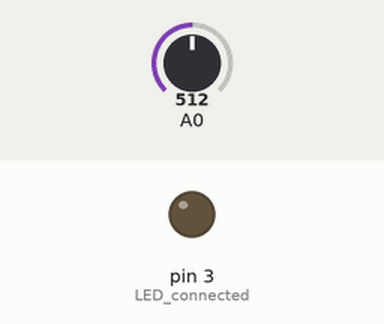
A sketch run on a simulated Arduino Uno, built with avr-gcc and run on an emulated ATmega328P. Shown: output pins drawn as LEDs (lit = HIGH). The inputs (shaded band) are chosen by the test bench; at power-on: A0 = 512.

Above: at 1.2 s.
1.3 s: A0 set to 716
At 2.3 s:
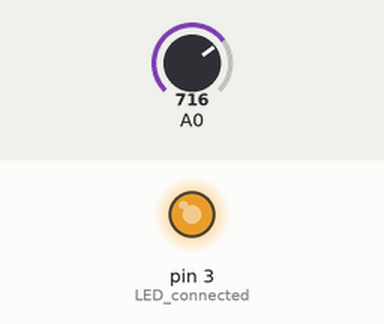
2.8 s: A0 set to 751
At 3.4 s:
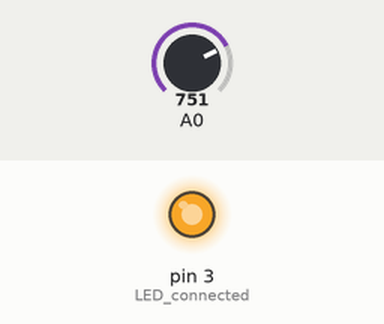
4.3 s: A0 set to 768
At 4.6 s:
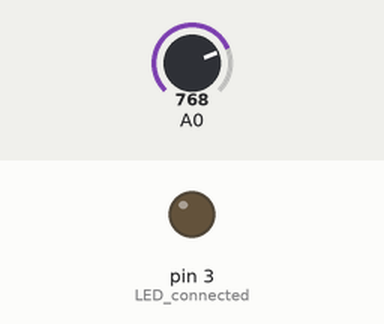
5.8 s: A0 set to 900
At 6.9 s:
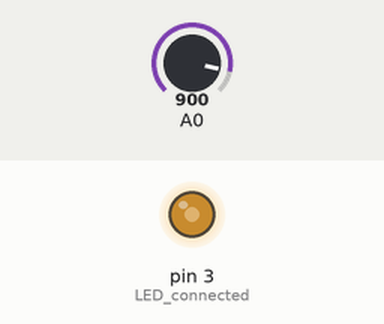
7.3 s: A0 set to 306
At 8.0 s:
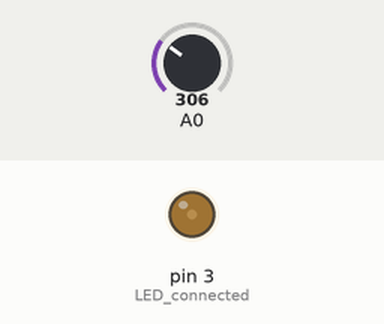
8.8 s: A0 set to 0
At 9.2 s:
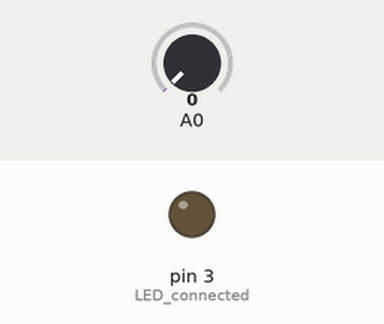
Timing chart, 0 to 11.3 s (numbered marks = the images above; inputs shaded):
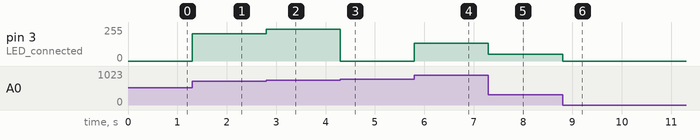

The sketch:

_10_SimulateAnalogOutput_03.ino
```cpp
// (licence header left out)
void setup() {                   // put your setup code here, to run once:

  pinMode(3, OUTPUT);            // LED connected

  pinMode(7, INPUT);             // Pot connected

}

void loop() {                    // put your main code here, to run repeatedly:


  int potValue = analogRead(0);  // read analog signal from pot

  analogWrite(3, potValue);      // write right up on LED

}
```

Measured:
- the behaviour switches between 767 and 768 on A0 (found by bisection; images 2 and 3)
- after the input at 1.3 s, pin 3 (LED_connected): 0/255 → 204/255 at once
- after the input at 2.8 s, pin 3 (LED_connected): 204/255 → 239/255 at once
- after the input at 4.3 s, pin 3 (LED_connected): 239/255 → 0/255 at once
- after the input at 5.8 s, pin 3 (LED_connected): 0/255 → 132/255 at once
- after the input at 7.3 s, pin 3 (LED_connected): 132/255 → 50/255 at once
- after the input at 8.8 s, pin 3 (LED_connected): 50/255 → 0/255 at once
